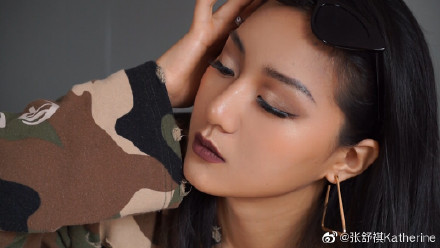
#> input picture A.jpg, 440 x 248 px
$ python main.py
#> lines starting #> are read from the running program, lines starting #| are printed output that depends on the picture; long printed decimals are rounded
# This is a sample Python script.

# Press ⌃R to execute it or replace it with your code.
# Press Double ⇧ to search everywhere for classes, files, tool windows, actions, and settings.


import cv2
import numpy as np
from PIL import Image
import requests
from io import BytesIO
import matplotlib

matplotlib.use('TkAgg')
import matplotlib.pyplot as plt


def aHash(img):
    # 均值哈希算法
    # 缩放为8*8的像素格子进行比较
    size = 8
    img = cv2.resize(img, (size, size))
    # 转换为灰度图
    gray = cv2.cvtColor(img, cv2.COLOR_BGR2GRAY)
    # s为像素和初值为0，hash_str为hash值初值为''
    s = 0
    hash_str = ''
    # 遍历累加求像素和
    for i in range(size):
        for j in range(size):
            s = s + gray[i, j]
    # 求平均灰度
    avg = s / (size*size)
    # 灰度大于平均值为1相反为0生成图片的hash值
    for i in range(size):
        for j in range(size):
            if gray[i, j] > avg:
                hash_str = hash_str + '1'
            else:
                hash_str = hash_str + '0'
    # [5 lines of commented-out code are left out]
    return hash_str


def dHash(img):
    # 差值哈希算法
    # 缩放8*8
    img = cv2.resize(img, (9, 8))
    # 转换灰度图
    gray = cv2.cvtColor(img, cv2.COLOR_BGR2GRAY)
    hash_str = ''
    # 每行前一个像素大于后一个像素为1，相反为0，生成哈希
    for i in range(8):
        for j in range(8):
            if gray[i, j] > gray[i, j + 1]:
                hash_str = hash_str + '1'
            else:
                hash_str = hash_str + '0'
    return hash_str


def pHash(img):
    # 感知哈希算法
    # 缩放32*32
    size = 32
    img = cv2.resize(img, (size, size))  # , interpolation=cv2.INTER_CUBIC

    # 转换为灰度图
    gray = cv2.cvtColor(img, cv2.COLOR_BGR2GRAY)
    # 将灰度图转为浮点型，再进行dct变换
    dct = cv2.dct(np.float32(gray))
    # opencv实现的掩码操作
    dct_roi = dct[0:8, 0:8]

    hash = []
    avreage = np.mean(dct_roi)
    for i in range(dct_roi.shape[0]):
        for j in range(dct_roi.shape[1]):
            if dct_roi[i, j] > avreage:
                hash.append(1)
            else:
                hash.append(0)
    return hash


def calculate(image1, image2):
    # 灰度直方图算法
    # 计算单通道的直方图的相似值
    hist1 = cv2.calcHist([image1], [0], None, [256], [0.0, 255.0])
    hist2 = cv2.calcHist([image2], [0], None, [256], [0.0, 255.0])
    # 计算直方图的重合度
    degree = 0
    for i in range(len(hist1)):
        if hist1[i] != hist2[i]:
            degree = degree + \
                     (1 - abs(hist1[i] - hist2[i]) / max(hist1[i], hist2[i]))
        else:
            degree = degree + 1
    degree = degree / len(hist1)
    return degree


def classify_hist_with_split(image1, image2, size=(256, 256)):
    # RGB每个通道的直方图相似度
    # 将图像resize后，分离为RGB三个通道，再计算每个通道的相似值
    image1 = cv2.resize(image1, size)
    image2 = cv2.resize(image2, size)
    sub_image1 = cv2.split(image1)
    sub_image2 = cv2.split(image2)
    sub_data = 0
    for im1, im2 in zip(sub_image1, sub_image2):
        sub_data += calculate(im1, im2)
    sub_data = sub_data / 3
    return sub_data


def cmpHash(hash1, hash2):
    # Hash值对比
    # 算法中1和0顺序组合起来的即是图片的指纹hash。顺序不固定，但是比较的时候必须是相同的顺序。
    # 对比两幅图的指纹，计算汉明距离，即两个64位的hash值有多少是不一样的，不同的位数越小，图片越相似
    # 汉明距离：一组二进制数据变成另一组数据所需要的步骤，可以衡量两图的差异，汉明距离越小，则相似度越高。汉明距离为0，即两张图片完全一样
    n = 0
    # hash长度不同则返回-1代表传参出错
    if len(hash1) != len(hash2):
        return -1
    # 遍历判断
    for i in range(len(hash1)):
        # 不相等则n计数+1，n最终为相似度
        if hash1[i] != hash2[i]:
            n = n + 1
    return n


def getImageByUrl(url):
    # 根据图片url 获取图片对象
    html = requests.get(url, verify=False)
    image = Image.open(BytesIO(html.content))
    return image


def PILImageToCV():
    # PIL Image转换成OpenCV格式
    path = "/Users/waldenz/Documents/Work/doc/TestImages/t3.png"
    img = Image.open(path)
    plt.subplot(121)
    plt.imshow(img)
    print(isinstance(img, np.ndarray))
    img = cv2.cvtColor(np.asarray(img), cv2.COLOR_RGB2BGR)
    print(isinstance(img, np.ndarray))
    plt.subplot(122)
    plt.imshow(img)
    plt.show()


def CVImageToPIL():
    # OpenCV图片转换为PIL image
    path = "/Users/waldenz/Documents/Work/doc/TestImages/t3.png"
    img = cv2.imread(path)
    # cv2.imshow("OpenCV",img)
    plt.subplot(121)
    plt.imshow(img)

    img2 = Image.fromarray(cv2.cvtColor(img, cv2.COLOR_BGR2RGB))
    plt.subplot(122)
    plt.imshow(img2)
    plt.show()


def bytes_to_cvimage(filebytes):
    # 图片字节流转换为cv image
    image = Image.open(filebytes)
    img = cv2.cvtColor(np.asarray(image), cv2.COLOR_RGB2BGR)
    return img


def runAllImageSimilaryFun(para1, para2):
    # 均值、差值、感知哈希算法三种算法值越小，则越相似,相同图片值为0
    # 三直方图算法和单通道的直方图 0-1之间，值越大，越相似。 相同图片为1

    # t1,t2   14;19;10;  0.70;0.75
    # t1,t3   39 33 18   0.58 0.49
    # s1,s2  7 23 11     0.83 0.86  挺相似的图片
    # c1,c2  11 29 17    0.30 0.31

#> called with para1 = 'A.jpg', para2 = 'B.jpg'
    if para1.startswith("http"):
        # 根据链接下载图片，并转换为opencv格式
        img1 = getImageByUrl(para1)
        img1 = cv2.cvtColor(np.asarray(img1), cv2.COLOR_RGB2BGR)

        img2 = getImageByUrl(para2)
        img2 = cv2.cvtColor(np.asarray(img2), cv2.COLOR_RGB2BGR)
    else:
        # 通过imread方法直接读取物理路径
        img1 = cv2.imread(para1)
#> img1 is the input picture: shape (248, 440, 3); mean B, G, R 64.2, 72.1, 94.5
        img2 = cv2.imread(para2)
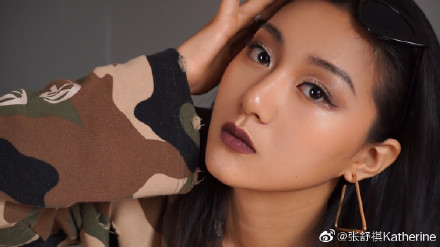
#> input picture B.jpg, 440 x 247 px
#> img2 is the input picture: shape (247, 440, 3); mean B, G, R 63.4, 74.6, 103.5

    hash1 = aHash(img1)
#> after the loop in aHash, `for i in range(size):`: s = 4792
#> in aHash, `avg = s / (size*size)`: avg = 74.88
    hash2 = aHash(img2)
    n1 = cmpHash(hash1, hash2)
#> n1 = 25
    print('均值哈希算法相似度aHash：', n1)
#| 均值哈希算法相似度aHash： 25

    hash1 = dHash(img1)
    hash2 = dHash(img2)
    n2 = cmpHash(hash1, hash2)
#> n2 = 19
    print('差值哈希算法相似度dHash：', n2)
#| 差值哈希算法相似度dHash： 19

    hash1 = pHash(img1)
#> in pHash, `gray = cv2.cvtColor(img, cv2.COLOR_BGR2GRAY)`:
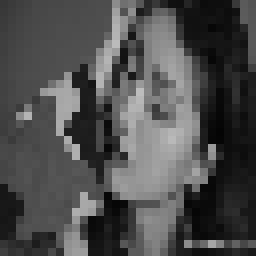
#> gray: shape (32, 32) (shown 8 times larger); min 4, max 189, mean 77.3
#> in pHash, `dct = cv2.dct(np.float32(gray))`:
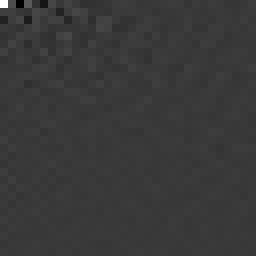
#> dct: shape (32, 32) float32 (shown 8 times larger); min -719.1, max 2473.4, mean 1.8; drawn with min black and max white
#> in pHash, `avreage = np.mean(dct_roi)`: avreage = 27.87
#> hash1 = 64 values, max 1 at index 0, min 0 at index 2, mean 0.391
    hash2 = pHash(img2)
#> in pHash (call 2), `gray = cv2.cvtColor(img, cv2.COLOR_BGR2GRAY)`:
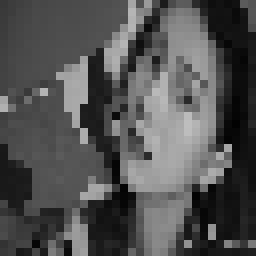
#> gray: shape (32, 32) (shown 8 times larger); min 2, max 190, mean 81.8
#> in pHash (call 2), `avreage = np.mean(dct_roi)`: avreage = 31.58
#> hash2 = 64 values, max 1 at index 0, min 0 at index 1, mean 0.391
    n3 = cmpHash(hash1, hash2)
#> n3 = 14
    print('感知哈希算法相似度pHash：', n3)
#| 感知哈希算法相似度pHash： 14

    n4 = classify_hist_with_split(img1, img2)
#> in classify_hist_with_split, `image1 = cv2.resize(image1, size)`:
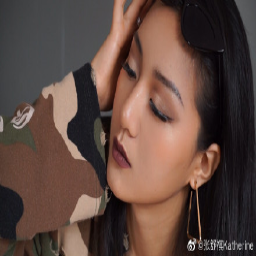
#> image1: shape (256, 256, 3); mean of channels 0, 1, 2 64.1, 71.9, 94.4; drawn as B, G, R
#> in classify_hist_with_split, `image2 = cv2.resize(image2, size)`:
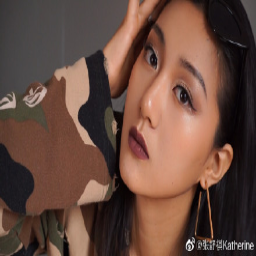
#> image2: shape (256, 256, 3); mean of channels 0, 1, 2 63.3, 74.5, 103.4; drawn as B, G, R
#> the loop in classify_hist_with_split, `for im1, im2 in zip(sub_image1, sub_image2):` made 3 passes
#> (degree in calculate, sub_data) on passes 1 to 3: ([0.687], [0.687]), ([0.745], [1.43]), ([0.675], [2.11])
#> in classify_hist_with_split, `sub_data = sub_data / 3`: sub_data = [0.702]
#> n4 = [0.702]
    print('三直方图算法相似度：', n4)
#| 三直方图算法相似度： [0.7023]

    n5 = calculate(img1, img2)
#> n5 = [0.693]
    print("单通道的直方图", n5)
#| 单通道的直方图 [0.6933]
    print("%d %d %d %.2f %.2f " % (n1, n2, n3, round(n4[0], 2), n5[0]))
#| 25 19 14 0.70 0.69
    print("%.2f %.2f %.2f %.2f %.2f " % (1 - float(n1 / 64), 1 -
                                         float(n2 / 64), 1 - float(n3 / 64), round(n4[0], 2), n5[0]))
#| 0.61 0.70 0.78 0.70 0.69

    plt.subplot(121)
    plt.imshow(Image.fromarray(cv2.cvtColor(img1, cv2.COLOR_BGR2RGB)))
    plt.subplot(122)
    plt.imshow(Image.fromarray(cv2.cvtColor(img2, cv2.COLOR_BGR2RGB)))
    plt.show()
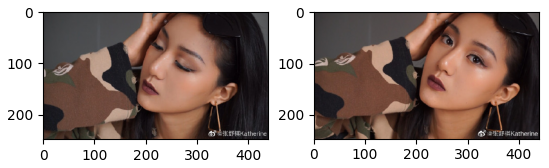
#> figure drawn by matplotlib, 2 panels


if __name__ == "__main__":
    # p1 = "https://ww3.sinaimg.cn/bmiddle/007INInDly1g336j2zziwj30su0g848w.jpg"
    # p2 = "https://ww2.sinaimg.cn/bmiddle/007INInDly1g336j10d32j30vd0hnam6.jpg"
    p1 = "A.jpg"
    p2 = "B.jpg"
    runAllImageSimilaryFun(p1, p2)

    # 均值哈希算法相似度aHash： 25  //越小越相似
    # 差值哈希算法相似度dHash： 19  //越小越相似
    # 感知哈希算法相似度pHash： 14  //越小越相似
    # 三直方图算法相似度： [0.70234877] //越大越相似
    # 单通道的直方图 [0.6933419]   //越大越相似
    # 25 19 14 0.70 0.69
    # 0.61 0.70 0.78 0.70 0.69

    # 两张相同的图结果如下：
    # 均值哈希算法相似度aHash： 0
    # 差值哈希算法相似度dHash： 0
    # 感知哈希算法相似度pHash： 0
    # 三直方图算法相似度： 1.0
    # 单通道的直方图 1.0
